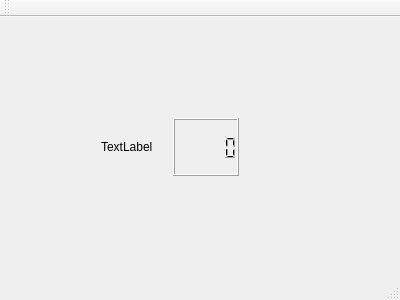
<?xml version="1.0" encoding="UTF-8"?>
<ui version="4.0">
 <class>MainWindow</class>
 <widget class="QMainWindow" name="MainWindow">
  <property name="geometry">
   <rect>
    <x>0</x>
    <y>0</y>
    <width>400</width>
    <height>300</height>
   </rect>
  </property>
  <property name="windowTitle">
   <string>MainWindow</string>
  </property>
  <widget class="QWidget" name="centralWidget">
   <widget class="QWidget" name="gridLayoutWidget">
    <property name="geometry">
     <rect>
      <x>90</x>
      <y>90</y>
      <width>160</width>
      <height>80</height>
     </rect>
    </property>
    <layout class="QGridLayout" name="gridLayout">
     <item row="0" column="1">
      <widget class="QLCDNumber" name="lcdNumber"/>
     </item>
     <item row="0" column="0">
      <widget class="QLabel" name="label">
       <property name="text">
        <string>TextLabel</string>
       </property>
      </widget>
     </item>
    </layout>
   </widget>
  </widget>
  <widget class="QMenuBar" name="menuBar">
   <property name="geometry">
    <rect>
     <x>0</x>
     <y>0</y>
     <width>400</width>
     <height>23</height>
    </rect>
   </property>
  </widget>
  <widget class="QToolBar" name="mainToolBar">
   <attribute name="toolBarArea">
    <enum>TopToolBarArea</enum>
   </attribute>
   <attribute name="toolBarBreak">
    <bool>false</bool>
   </attribute>
  </widget>
  <widget class="QStatusBar" name="statusBar"/>
 </widget>
 <layoutdefault spacing="6" margin="11"/>
 <resources/>
 <connections/>
</ui>
